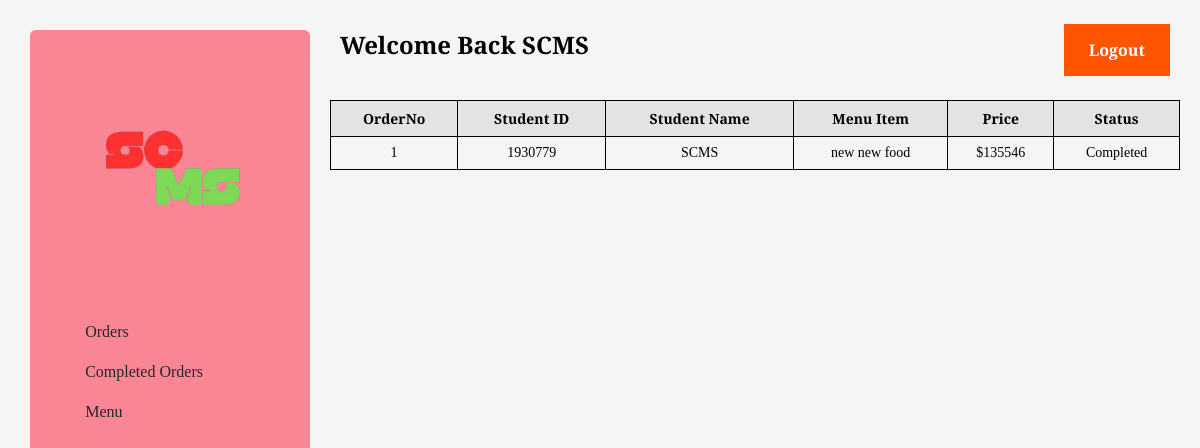
/complete-order.php (signed in), run on the app's committed database.
### tables this page shows
CREATE TABLE `orders` (
  `order_id` int(11) NOT NULL,
  `st_name` varchar(255) NOT NULL,
  `st_id` int(10) NOT NULL,
  `menu_id` int(11) NOT NULL,
  `order_status` tinyint(1) NOT NULL
);

CREATE TABLE `menu` (
  `menu_id` int(11) NOT NULL,
  `menu_name` varchar(255) NOT NULL,
  `menu_price` int(10) NOT NULL,
  `menu_disc` varchar(255) NOT NULL
);

### complete-order.php (the view, shortened to what this page needs)
<?php
include("./assets/sections/dashboard-header.php");
include_once('./connect.php');
$query = "SELECT * FROM orders WHERE order_status = 1";
$result = mysqli_query($conn, $query);
?>
<table class="dashboard-table">
        <thead>
            <tr>
                <th>OrderNo</th>
                <th>Student ID</th>
                <th>Student Name</th>
                <th>Menu Item</th>
                <th>Price</th>
                <th>Status</th>
            </tr>
        </thead>
        <tbody>
            <?php
                if ($result) {
                $orderNumber = 1;
                 while ($row = mysqli_fetch_assoc($result)) {
                     $st_id = $row['st_id'];
                    $st_name = $row['st_name'];
                    $menu_id = $row['menu_id'];
                $menuQuery = "SELECT menu_name, menu_price FROM menu WHERE menu_id = $menu_id";
                $menuResult = mysqli_query($conn, $menuQuery);
                if ($menuResult) {
                    $menuRow = mysqli_fetch_assoc($menuResult);
                    $menu_name = $menuRow['menu_name'];
                    $menu_price = $menuRow['menu_price'];
            ?>
            <tr>
                <td><?=$orderNumber?></td>
                <td><?= $st_id?></td>
                <td><?=$st_name?></td>
                <td><?=$menu_name?></td>
                <td>$<?=$menu_price?></td>
                <td>Completed</td>
            </tr>
            <?php
            } else {
                echo "An error occurred while fetching menu data: " . mysqli_error($conn);
                }
                $orderNumber++;
            }
                } else {
                    echo "An error occurred while fetching order data: " . mysqli_error($conn);
            }
            ?>
        </tbody>
    </table>
<?php include("./assets/sections/dashboard-footer.php"); ?>

### assets/css/styles.css (style rules this page uses)
:root { --primary-font: "Bitter", serif; --accent-font: "Pacifico", cursive; --red: #ff0022; --orange: #ff5500; --text: #27272a; --heading: #1d1d1f; }
body { margin: 0 auto; position: relative; }
.dashboard-table { border-collapse: collapse; width: 100%; font-family: var(--primary-font); font-size: 14px; }
.dashboard-table th, .dashboard-table td { border: 1px solid black; padding: 8px; text-align: center; }
.dashboard-table th { background-color: #e3e3e3; }

### data on the page
orders: st "1930779", st_name "SCMS", menu.menu_name "new new food", menu.menu_price "135546"

### other printed values
$_SESSION["stuff_name"] "SCMS"
